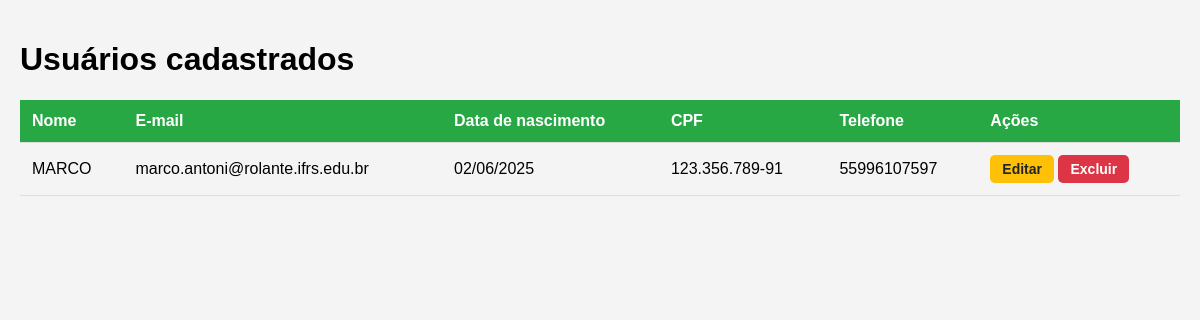
The app's page /crud/usuarios/mostrar.php, older data.
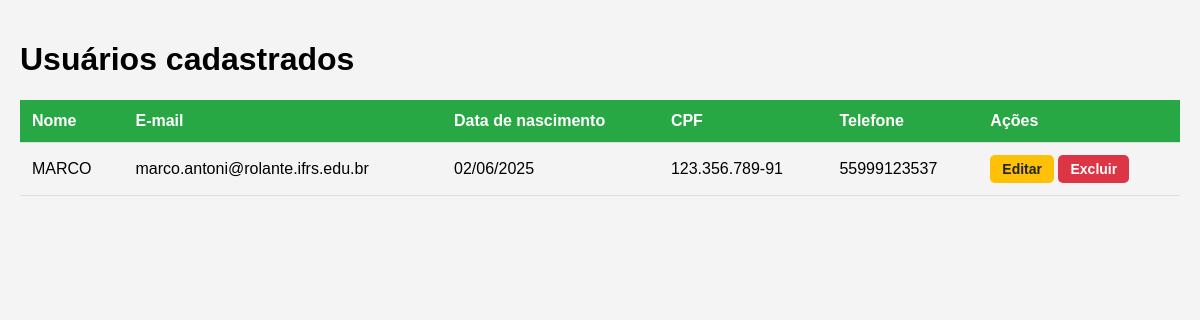
The same page, newer data.
### tables this page shows
CREATE TABLE `usuarios` (
  `id` int(11) NOT NULL,
  `nome` varchar(45) NOT NULL,
  `email` varchar(45) NOT NULL,
  `telefone` varchar(45) NOT NULL,
  `cpf` varchar(45) NOT NULL,
  `nascimento` date NOT NULL,
  `senha` varchar(45) NOT NULL
);

### crud/usuarios/mostrar.php (the view, shortened to what this page needs)
<!DOCTYPE html>
<html>
<head>
	<link rel="stylesheet" href="../css/table.css">
</head>
<body>
	<h1>Usuários cadastrados</h1>
	<?php
		$con = mysqli_connect("localhost", "root", "", "programacaoparainternet");
		$sql = "SELECT id, nome, email, telefone, cpf, DATE_FORMAT(nascimento, '%d/%m/%Y') AS nascimento FROM usuarios";
		$resultado = mysqli_query($con, $sql);
		if (mysqli_num_rows($resultado) > 0){
			echo ('<table>
				<thread>
					<tr>
						<th>Nome</th>
						<th>E-mail</th>
						<th>Data de nascimento</th>
						<th>CPF</th>
						<th>Telefone</th>
						<th>Ações</th>
					</tr>
				</thread>
				<tbody>'
			);
			while ($linha = mysqli_fetch_assoc($resultado) ) {
				echo ("<tr>");
				echo ("<td>" . $linha["nome"] . "</td>");
				echo ("<td>" . $linha["email"] . "</td>");
				echo ("<td>" . $linha["nascimento"] . "</td>");
				echo ("<td>" . $linha["cpf"] . "</td>");
				echo ("<td>" . $linha["telefone"] . "</td>");
				echo ("<td>
						<a href='edit.php?id=" . $linha['id'] ." ' class='btn btn-edit'>Editar</a>
						<a href='delete.php?id=" . $linha['id'] . " ' class='btn btn-delete'>Excluir</a>
					</td>
				");
				echo ("</tr>");
			}
			echo ("</tbody></table>");
		}
	?>
</body>
</html>

Row changes from the older to the newer data that the page shows:
changed usuarios "MARCO": telefone "55996107597" → "55999123537"
